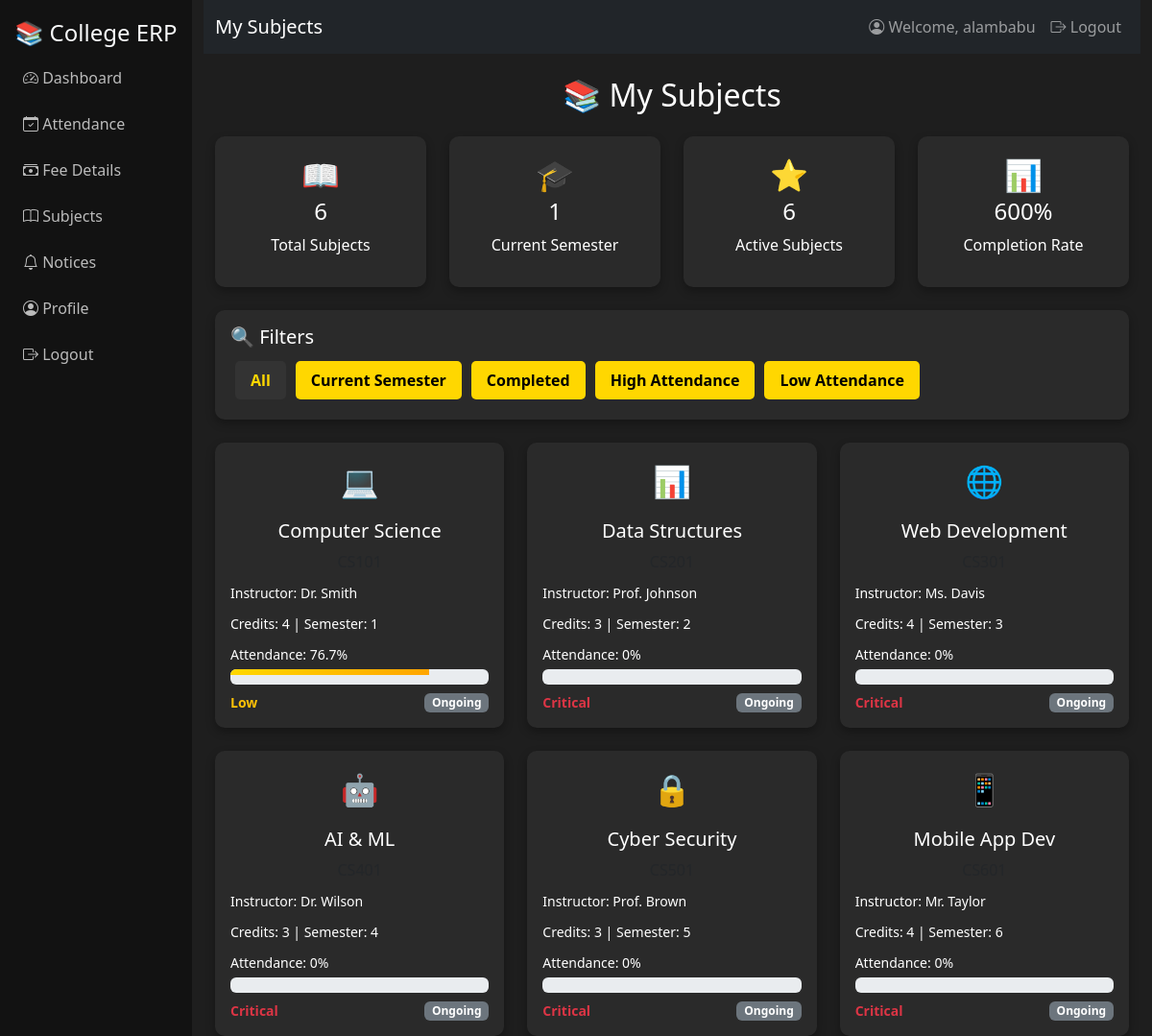
The page /myerp/subjects/ (signed in) on the database its author committed.
### myERP/models.py (models this page shows, shortened)
class Subject(models.Model):
    name = models.CharField(max_length=100)
    code = models.CharField(max_length=20, unique=True)
    credits = models.IntegerField()
    instructor = models.CharField(max_length=100)
    description = models.TextField(blank=True)
    semester = models.IntegerField()
    department = models.CharField(max_length=50, default='Computer Science')

### myERP/views.py (the view, shortened to what this page needs)
# urls.py: path('subjects/', views.subjects, name="subjects"),
@login_required
def subjects(request):
    try:
        student_profile = StudentProfile.objects.get(user=request.user)
    except StudentProfile.DoesNotExist:
        messages.error(request, "Student profile not found.")
        return redirect('myERP:dashboard')
    all_subjects = Subject.objects.all()
    student_subjects = []
    for subject in all_subjects:
        student_subj, created = StudentSubject.objects.get_or_create(
            student=student_profile,
            subject=subject
        )
        student_subjects.append(student_subj)
    subject_stats = []
    for student_subj in student_subjects:
        attendance_count = Attendance.objects.filter(
            student=student_profile,
            subject=student_subj.subject.name
        ).count()
        present_count = Attendance.objects.filter(
            student=student_profile,
            subject=student_subj.subject.name,
            status='present'
        ).count()
        attendance_percentage = (present_count / attendance_count * 100) if attendance_count > 0 else 0
        subject_stats.append({
            'subject': student_subj.subject,
            'enrolled_date': student_subj.enrolled_date,
            'attendance_count': attendance_count,
            'present_count': present_count,
            'attendance_percentage': round(attendance_percentage, 1),
            'grade': student_subj.grade,
        })
    context = {
        'student_subjects': student_subjects,
        'subject_stats': subject_stats,
        'total_subjects': len(student_subjects),
        'current_semester': student_profile.semester or 1,
    }
    return render(request, 'subjects.html', context)

### myERP/templates/subjects.html (shortened to what this page needs)
{% extends 'master.html' %}
{% block title %}My Subjects{% endblock %}
{% block content %}
<div class="container mt-4">
    <h2 class="text-center mb-4">📚 My Subjects</h2>
    <div class="row g-4 mb-4">
        <div class="col-md-3" data-aos="fade-up">
            <div class="card p-3 text-center">
                <div class="subject-icon">📖</div>
                <h4>{{ total_subjects }}</h4>
                <p>Total Subjects</p>
            </div>
        </div>
        <div class="col-md-3" data-aos="fade-up" data-aos-delay="100">
            <div class="card p-3 text-center">
                <div class="subject-icon">🎓</div>
                <h4>{{ current_semester }}</h4>
                <p>Current Semester</p>
            </div>
        </div>
        <div class="col-md-3" data-aos="fade-up" data-aos-delay="200">
            <div class="card p-3 text-center">
                <div class="subject-icon">⭐</div>
                <h4>{{ subject_stats|length|add:0 }}</h4>
                <p>Active Subjects</p>
            </div>
        </div>
        <div class="col-md-3" data-aos="fade-up" data-aos-delay="300">
            <div class="card p-3 text-center">
                <div class="subject-icon">📊</div>
                <h4>{% widthratio subject_stats|length 1 100 %}%</h4>
                <p>Completion Rate</p>
            </div>
        </div>
    </div>
    <div class="row mb-4" data-aos="fade-up">
        <div class="col-12">
            <div class="card p-3">
                <h5>🔍 Filters</h5>
                <div class="d-flex flex-wrap">
                    <button class="filter-btn active" onclick="filterSubjects('all')">All</button>
                    <button class="filter-btn" onclick="filterSubjects('current')">Current Semester</button>
                    <button class="filter-btn" onclick="filterSubjects('completed')">Completed</button>
                    <button class="filter-btn" onclick="filterSubjects('high-attendance')">High Attendance</button>
                    <button class="filter-btn" onclick="filterSubjects('low-attendance')">Low Attendance</button>
                </div>
            </div>
        </div>
    </div>
    <div class="row g-4" id="subjectsContainer">
        {% for stat in subject_stats %}
        <div class="col-md-6 col-lg-4 subject-item" data-semester="{{ stat.subject.semester }}" data-attendance="{{ stat.attendance_percentage }}" data-completed="{% if stat.grade %}true{% else %}false{% endif %}">
            <div class="card subject-card p-3 h-100" onclick="showSubjectDetails({{ stat.subject.id }})">
                <div class="text-center mb-3">
                    <div class="subject-icon">
                        {% if stat.subject.code == 'CS101' %}💻{% elif stat.subject.code == 'CS201' %}📊{% elif stat.subject.code == 'CS301' %}🌐{% elif stat.subject.code == 'CS401' %}🤖{% elif stat.subject.code == 'CS501' %}🔒{% else %}📱{% endif %}
                    </div>
                </div>
                <h5 class="text-center">{{ stat.subject.name }}</h5>
                <p class="text-center text-muted mb-2">{{ stat.subject.code }}</p>
                <div class="mb-2">
                    <small>Instructor: {{ stat.subject.instructor }}</small>
                </div>
                <div class="mb-2">
                    <small>Credits: {{ stat.subject.credits }} | Semester: {{ stat.subject.semester }}</small>
                </div>
                <div class="mb-2">
                    <small>Attendance: {{ stat.attendance_percentage }}%</small>
                    <div class="progress mt-1">
                        <div class="progress-bar" style="width: {{ stat.attendance_percentage }}%;"></div>
                    </div>
                </div>
                <div class="d-flex justify-content-between align-items-center">
                    <small class="status-{% if stat.attendance_percentage >= 90 %}excellent{% elif stat.attendance_percentage >= 80 %}good{% elif stat.attendance_percentage >= 75 %}low{% else %}critical{% endif %}">
                        {% if stat.attendance_percentage >= 90 %}Excellent{% elif stat.attendance_percentage >= 80 %}Good{% elif stat.attendance_percentage >= 75 %}Low{% else %}Critical{% endif %}
                    </small>
                    {% if stat.grade %}
                        <span class="grade-badge grade-{{ stat.grade|slice:":1" }}">{{ stat.grade }}</span>
                    {% else %}
                        <span class="badge bg-secondary">Ongoing</span>
                    {% endif %}
                </div>
            </div>
        </div>
        {% endfor %}
    </div>
</div>
{% endblock %}

### myERP/templates/master.html (shortened to what this page needs)
<!DOCTYPE html>
<html lang="en">
<head>
    <link href="https://cdn.jsdelivr.net/npm/bootstrap@5.3.2/dist/css/bootstrap.min.css" rel="stylesheet">
    <link href="https://cdn.jsdelivr.net/npm/bootstrap-icons/font/bootstrap-icons.css" rel="stylesheet">
    <link href="https://cdn.jsdelivr.net/npm/aos@2.3.4/dist/aos.css" rel="stylesheet">
    <link rel="stylesheet" href="../static/css/index.css">
</head>
<body>
<div class="container-fluid">
    <div class="row">
        <nav class="col-md-2 sidebar">
            <h4 class="text-center text-light">📚 College ERP</h4>
            <a href="{% url 'myERP:dashboard' %}"><i class="bi bi-speedometer2"></i> Dashboard</a>
            <a href="{% url 'myERP:attendance' %}"><i class="bi bi-calendar-check"></i> Attendance</a>
            <a href="{% url 'myERP:fee' %}"><i class="bi bi-cash-stack"></i> Fee Details</a>
            <a href="{% url 'myERP:subjects' %}"><i class="bi bi-book"></i> Subjects</a>
            <a href="{% url 'myERP:notices' %}"><i class="bi bi-bell"></i> Notices</a>
            <a href="{% url 'myERP:profile' %}"><i class="bi bi-person-circle"></i> Profile</a>
            <a href="{% url 'accounts:signout' %}"><i class="bi bi-box-arrow-right"></i> Logout</a>
        </nav>
        <main class="col-md-10">
            <nav class="navbar navbar-expand-lg navbar-dark bg-dark">
                <div class="container-fluid">
                    <span class="navbar-brand mb-0 h1">{% block title %}College ERP Dashboard{% endblock %}</span>
                    <div class="collapse navbar-collapse" id="navbarNav">
                        <ul class="navbar-nav ms-auto">
                            <li class="nav-item">
                                <a class="nav-link" href="{% url 'myERP:profile' %}">
                                    <i class="bi bi-person-circle"></i> Welcome, {{ user.get_full_name|default:user.username }}
                                </a>
                            </li>
                            <li class="nav-item">
                                <a class="nav-link" href="{% url 'accounts:signout' %}">
                                    <i class="bi bi-box-arrow-right"></i> Logout
                                </a>
                            </li>
                        </ul>
                    </div>
                </div>
            </nav>
            {% with total=160000 paid=140000 due=20000 %}
            {% block content %}
            {% endblock %}
            {% endwith %}
        </main>
    </div>
</div>
</body>
</html>

### myERP/static/css/index.css (style rules this page uses)
:root { --green : #20e606; --blue : #102dae; }
body { background-color: #1E1E1E; color: white; font-family: 'Segoe UI', sans-serif; }
.sidebar { background-color: #121212; min-height: 100vh; padding-top: 20px; }
.sidebar a { color: #bbb; display: block; padding: 12px; text-decoration: none; transition: 0.3s; }
.card { background-color: #2A2A2A; border: none; border-radius: 10px; color: white; box-shadow: 0px 4px 10px rgba(0,0,0,0.3); }
.progress-bar { background-color: var(--green); }
.navbar { background-color: #121212; }

### myERP/templates/subjects.html (style rules this page uses)
body { background-color: #1E1E1E; color: white; font-family: 'Segoe UI', sans-serif; }
.sidebar { background-color: #121212; min-height: 100vh; padding-top: 20px; }
.sidebar a { color: #bbb; display: block; padding: 12px; text-decoration: none; transition: 0.3s; }
.card { background-color: #2A2A2A; border: none; border-radius: 10px; color: white; box-shadow: 0px 4px 10px rgba(0,0,0,0.3); }
.subject-card { transition: 0.3s; cursor: pointer; }
.subject-icon { font-size: 2rem; color: #FFD700; }
.progress-bar { background: linear-gradient(90deg, #FFD700, #FFA500); height: 6px; }
.status-low { color: #ffc107; font-weight: bold; }
.status-critical { color: #dc3545; font-weight: bold; }
.filter-btn { background-color: #FFD700; color: black; border: none; padding: 8px 16px; border-radius: 5px; font-weight: bold; margin: 5px; transition: 0.3s; }
.filter-btn.active { background-color: #333; color: #FFD700; }

### rows shown on the page
Subject: subject.name "Computer Science", subject.instructor "Dr. Smith", subject.credits "4", subject.semester "1", attendance_percentage "76.7", shows "Low"
Subject: subject.name "Data Structures", subject.instructor "Prof. Johnson", subject.credits "3", subject.semester "2", attendance_percentage "0", shows "Critical"
Subject: subject.name "Web Development", subject.instructor "Ms. Davis", subject.credits "4", subject.semester "3", attendance_percentage "0", shows "Critical"
Subject: subject.name "AI & ML", subject.instructor "Dr. Wilson", subject.credits "3", subject.semester "4", attendance_percentage "0", shows "Critical"
Subject: subject.name "Cyber Security", subject.instructor "Prof. Brown", subject.credits "3", subject.semester "5", attendance_percentage "0", shows "Critical"
Subject: subject.name "Mobile App Dev", subject.instructor "Mr. Taylor", subject.credits "4", subject.semester "6", attendance_percentage "0", shows "Critical"

### other values the page prints
{{ user.get_full_name|default:user.username }} "alambabu"
{{ total_subjects }} "6"
{{ current_semester }} "1"
{{ subject_stats|length|add:0 }} "6"
